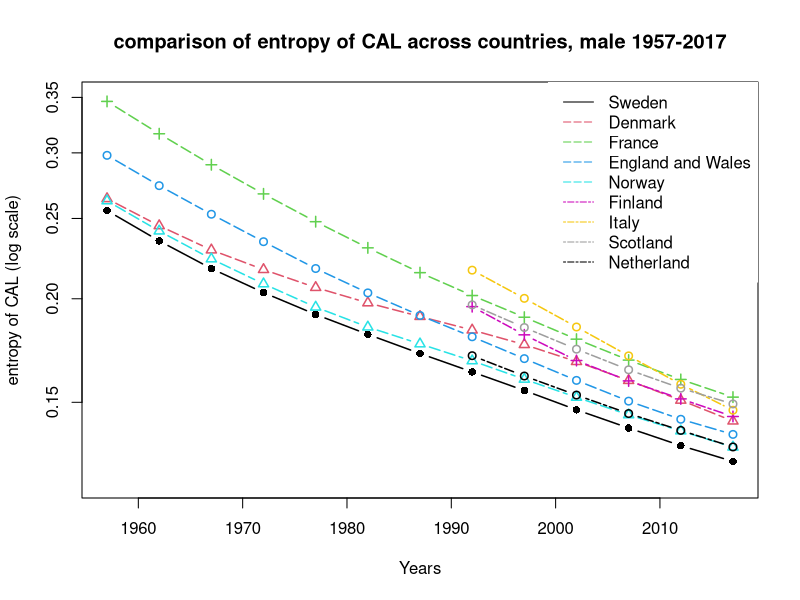

Write R code to recreate this figure.
#### Figure - entropy across time ####

#### beautiful figues1 ####

library(RColorBrewer)
windows(8,5)
# display.brewer.all()
cols<-brewer.pal(n=9,name = "Paired")

### CAL function ####

CALfunc <-function(Mx1,Y){
  CALlx1<-c()
  YM<-Y-Y1
  for (x in 1:111){
    if (x <(YM+1)){
      px1<-c()
      for (z in 1:x){
        px1<-c(px1,Mx1[z,YM-x+z])
      }
      lx1<-prod(px1)
    }
    CALlx1<-c(CALlx1,lx1)
  }
  CAL<-sum(c(1,CALlx1))+.5
  return(CAL)
}

## one with less data ####

CALfunc2 <-function(Mx1,Y){
  CALlx1<-c()
  YM<-Y-Y3
  for (x in 1:111){
    if (x <(YM+1)){
      px1<-c()
      for (z in 1:x){
        px1<-c(px1,Mx1[z,YM-x+z])
      }
      lx1<-prod(px1)
    }
    CALlx1<-c(CALlx1,lx1)
  }
  CAL<-sum(c(1,CALlx1))+.5
  return(CAL)
}

### CAL dagger function ####

CALdagfunc <-function(Mx1,Y){
  CALdaglx1<-c()
  YM<-Y-Y1
  for (x in 1:111){
    if (x <(YM+1)){
      px1<-c()
      for (z in 1:x){
        px1<-c(px1,Mx1[z,YM-x+z])
      }
      lx1<-prod(px1)
      lx<-lx1*log(lx1)
    }
    CALdaglx1<-c(CALdaglx1,lx)
  }
  CALdagger<-sum(CALdaglx1)
  return(CALdagger)
}

## one with less data ####

CALdagfunc2 <-function(Mx1,Y){
  CALdaglx1<-c()
  YM<-Y-Y3
  for (x in 1:111){
    if (x <(YM+1)){
      px1<-c()
      for (z in 1:x){
        px1<-c(px1,Mx1[z,YM-x+z])
      }
      lx1<-prod(px1)
      lx<-lx1*log(lx1)
    }
    CALdaglx1<-c(CALdaglx1,lx)
  }
  CALdagger<-sum(CALdaglx1)
  return(CALdagger)
}


### Data fitting ####

A1 <- read.table("Data/SWE.bltper_1x1.txt",header=TRUE,fill=TRUE,skip=1)
A2 <- read.table("Data/DNK.bltper_1x1.txt",header=TRUE,fill=TRUE,skip=1)
A3 <- read.table("Data/FRATNP.bltper_1x1.txt",header=TRUE,fill=TRUE,skip=1)
A4 <- read.table("Data/GBRTENW.bltper_1x1.txt",header=TRUE,fill=TRUE,skip=1)
A5 <- read.table("Data/NOR.bltper_1x1.txt",header=TRUE,fill=TRUE,skip=1)
A6 <- read.table("Data/FIN.bltper_1x1.txt",header=TRUE,fill=TRUE,skip=1)
A7 <- read.table("Data/ITA.bltper_1x1.txt",header=TRUE,fill=TRUE,skip=1)
A8 <- read.table("Data/GBRSCO.bltper_1x1.txt",header=TRUE,fill=TRUE,skip=1)
A9 <- read.table("Data/NLD.bltper_1x1.txt",header=TRUE,fill=TRUE,skip=1)

Y1 <- 1845
Y2 <- 2017
Y3 <- 1880

A1<-A1[(A1$Year>Y1)&(A1$Year<(Y2+1)),]
A2<-A2[(A2$Year>Y1)&(A2$Year<(Y2+1)),]
A3<-A3[(A3$Year>Y1)&(A3$Year<(Y2+1)),]
A4<-A4[(A4$Year>Y1)&(A4$Year<(Y2+1)),]
A5<-A5[(A5$Year>Y1)&(A5$Year<(Y2+1)),]
A6<-A6[(A6$Year>Y3)&(A6$Year<(Y2+1)),]
A7<-A7[(A7$Year>Y3)&(A7$Year<(Y2+1)),]
A8<-A8[(A8$Year>Y3)&(A8$Year<(Y2+1)),]
A9<-A9[(A9$Year>Y3)&(A9$Year<(Y2+1)),]

qx1<-matrix(1-A1$qx,111)
qx2<-matrix(1-A2$qx,111)
qx3<-matrix(1-A3$qx,111)
qx4<-matrix(1-A4$qx,111)
qx5<-matrix(1-A5$qx,111)
qx6<-matrix(1-A6$qx,111)
qx7<-matrix(1-A7$qx,111)
qx8<-matrix(1-A8$qx,111)
qx9<-matrix(1-A9$qx,111)

## CAL ####

CAL1 <- c()
for (i in seq(1957,2017,5)){
  CAL1 <- c(CAL1, CALfunc(qx1,i))
}

CAL2 <- c()
for (i in seq(1957,2017,5)){
  CAL2 <- c(CAL2, CALfunc(qx2,i))
}

CAL3 <- c()
for (i in seq(1957,2017,5)){
  CAL3 <- c(CAL3, CALfunc(qx3,i))
}

CAL4 <- c()
for (i in seq(1957,2017,5)){
  CAL4 <- c(CAL4, CALfunc(qx4,i))
}

CAL5 <- c()
for (i in seq(1957,2017,5)){
  CAL5 <- c(CAL5, CALfunc(qx5,i))
}

CAL6 <- c()
for (i in seq(1992,2017,5)){
  CAL6 <- c(CAL6, CALfunc2(qx6,i))
}

CAL7 <- c()
for (i in seq(1992,2017,5)){
  CAL7 <- c(CAL7, CALfunc2(qx7,i))
}

CAL8 <- c()
for (i in seq(1992,2017,5)){
  CAL8 <- c(CAL8, CALfunc2(qx8,i))
}

CAL9 <- c()
for (i in seq(1992,2017,5)){
  CAL9 <- c(CAL9, CALfunc2(qx9,i))
}
## CAL dagger ####

qx1 <- ifelse(qx1==0,1,qx1)
qx2 <- ifelse(qx2==0,1,qx2)
qx3 <- ifelse(qx3==0,1,qx3)
qx4 <- ifelse(qx4==0,1,qx4)
qx5 <- ifelse(qx5==0,1,qx5)
qx6 <- ifelse(qx6==0,1,qx6)
qx7 <- ifelse(qx7==0,1,qx7)
qx8 <- ifelse(qx8==0,1,qx8)
qx9 <- ifelse(qx9==0,1,qx9)

CALdagger1 <- c()
for (i in seq(1957,2017,5)){
  CALdagger1 <- c(CALdagger1, CALdagfunc(qx1,i))
}

CALdagger2 <- c()
for (i in seq(1957,2017,5)){
  CALdagger2 <- c(CALdagger2, CALdagfunc(qx2,i))
}

CALdagger3 <- c()
for (i in seq(1957,2017,5)){
  CALdagger3 <- c(CALdagger3, CALdagfunc(qx3,i))
}

CALdagger4 <- c()
for (i in seq(1957,2017,5)){
  CALdagger4 <- c(CALdagger4, CALdagfunc(qx4,i))
}

CALdagger5 <- c()
for (i in seq(1957,2017,5)){
  CALdagger5 <- c(CALdagger5, CALdagfunc(qx5,i))
}

CALdagger6 <- c()
for (i in seq(1992,2017,5)){
  CALdagger6 <- c(CALdagger6, CALdagfunc2(qx6,i))
}

CALdagger7 <- c()
for (i in seq(1992,2017,5)){
  CALdagger7 <- c(CALdagger7, CALdagfunc2(qx7,i))
}

CALdagger8 <- c()
for (i in seq(1992,2017,5)){
  CALdagger8 <- c(CALdagger8, CALdagfunc2(qx8,i))
}

CALdagger9 <- c()
for (i in seq(1992,2017,5)){
  CALdagger9 <- c(CALdagger9, CALdagfunc2(qx9,i))
}

CALdagger1 <- CALdagger1*-1
CALdagger2 <- CALdagger2*-1
CALdagger3 <- CALdagger3*-1
CALdagger4 <- CALdagger4*-1
CALdagger5 <- CALdagger5*-1
CALdagger6 <- CALdagger6*-1
CALdagger7 <- CALdagger7*-1
CALdagger8 <- CALdagger8*-1
CALdagger9 <- CALdagger9*-1

## entropy ####

entropyCAL1 <- CALdagger1/CAL1
entropyCAL2 <- CALdagger2/CAL2
entropyCAL3 <- CALdagger3/CAL3
entropyCAL4 <- CALdagger4/CAL4
entropyCAL5 <- CALdagger5/CAL5
entropyCAL6 <- CALdagger6/CAL6
entropyCAL7 <- CALdagger7/CAL7
entropyCAL8 <- CALdagger8/CAL8
entropyCAL9 <- CALdagger9/CAL9

Years <- seq(1957,2017,5)
Years2 <- seq(1992,2017,5)
windows(12,8)
plot(c(1957,2017),rev(c(0.12,0.35)),col = 0, xlab = "Years",ylab = "entropy of CAL (log scale)", log = "y")
lines(Years,entropyCAL1,type = "b",col = 1,pch=16,lty=1,lwd=1.5)
lines(Years,entropyCAL2,type = "b",col = 2,pch=2,lty=5,lwd=1.5)
lines(Years,entropyCAL3,type = "b",col = 3,pch=3,lty=5,lwd=1.5)
lines(Years,entropyCAL4,type = "b",col = 4,lty=5,lwd=1.5)
lines(Years,entropyCAL5,type = "b",col = 5,pch=2,lty=5,lwd=1.5)
lines(Years2,entropyCAL6,type = "b",col = 6,pch=3,lty=6,lwd=1.5)
lines(Years2,entropyCAL7,type = "b",col = 7,lty=6,lwd=1.5)
lines(Years2,entropyCAL8,type = "b",col = 8,lty=6,lwd=1.5)
lines(Years2,entropyCAL9,type = "b",col = 9,lty=6,lwd=1.5)
title("comparison of entropy of CAL across countries, male 1957-2017")
legend("topright",c("Sweden","Denmark","France","England and Wales",
                    "Norway","Finland","Italy","Scotland","Netherland"),
       col = c(1,2,3,4,5,6,7,8,9),lty = c(1,5,5,5,5,6,6,6,6),
       box.col = 0)


# ### SWEDEN as the benchmark # ----
# 
# diffDNK <- allH$DNK - allH$SWE
# diffFRA <- allH$FRA - allH$SWE
# diffGBR <- allH$GBR - allH$SWE
# diffNOR <- allH$NOR - allH$SWE
# 
# ### R graphics
# diffH <- cbind(diffDNK,diffFRA,diffGBR,diffNOR)
# diffH <- cbind(rep(allH$Years),diffH)
# Years <- allH$Years
# 
# windows(8,5)
# plot(Years,seq(0,0.1,length.out = 13),col = 0,ylab="differences from Sweden level of entropy of CAL")
# lines(Years,diffDNK,col = 2,lty=2,lwd=1.5)
# lines(Years,diffFRA,col = 3,lty=3,lwd=1.5)
# lines(Years,diffGBR,col = 4,lty=4,lwd=1.5)
# lines(Years,diffNOR,col = 6,lty=6,lwd=1.5)
# legend("topright",c("Denmark","France","England and Wales","Norway"),col = c(2,3,4,6),lty = c(2,3,4,6))
# title("Entropy of CAL compared to Sweden level, female 1957-2017")
